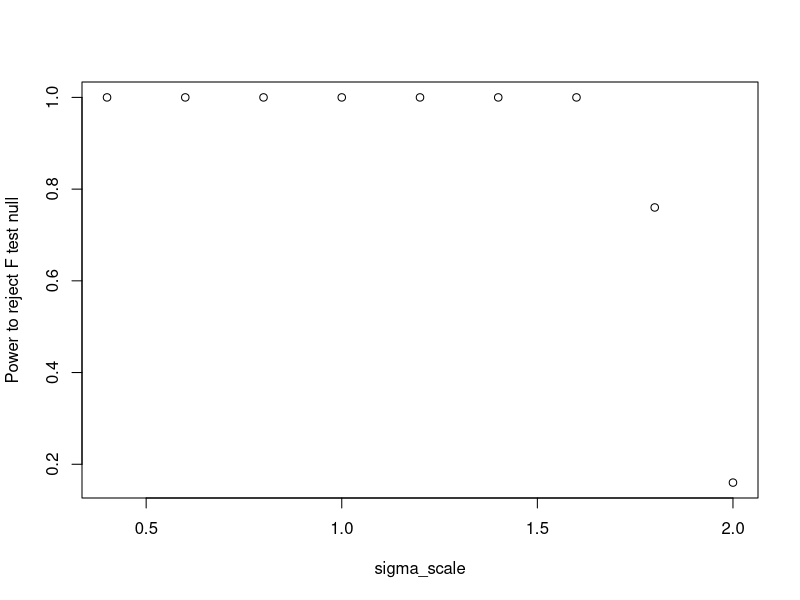
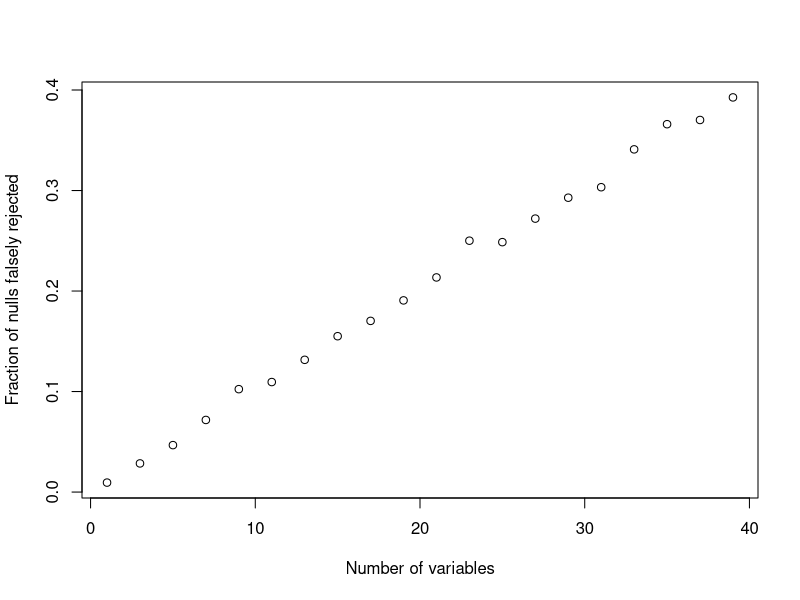
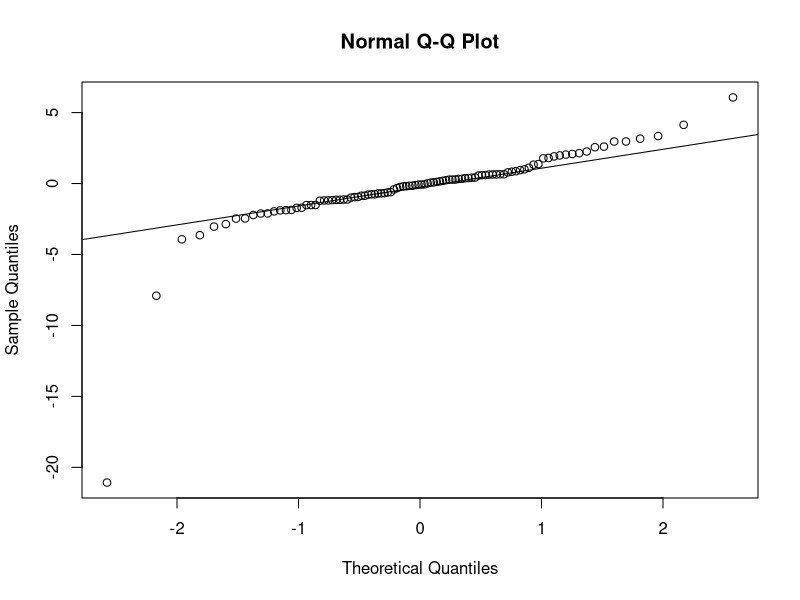

Reproduce these figures in R, in order. (Note: this script raises an error after producing the figures.)
## ---- chunk 1
knitr::opts_chunk$set(echo = TRUE)
## ---- chunk 2
# Generate random X with N rows and p columns.
generate_X <- function(N, p) {
  X <- matrix(runif(N * p), nrow=N)

  return(as.data.frame(X))
}
## ---- chunk 3
# Generate errors for all X. Takes X as an argument; in a correctly specified model,
# the error doesn't depend on X, but we might want to simulate situations where it does.
generate_error <- function(X, sigma) {
  return(sigma * rnorm(nrow(X)))
}

# Generate Y using X, beta, and the error.
generate_Y <- function(X, beta, sigma) {
  return(as.matrix(X) %*% beta + generate_error(X, sigma))
}
## ---- chunk 4
# Return the p value for the F test of a linear model.
f_p_value <- function(fit) {
  fstat <- summary(fit)$fstatistic
  
  pf(fstat["value"], fstat["numdf"], fstat["dendf"], lower.tail=FALSE)
}

# Return the R^2 for a linear model fit.
r_squared <- function(fit) {
  summary(fit)$r.squared
}
## ---- chunk 5
beta <- c(-0.2, 0, -0.8)
sigma <- 0.5 # scale teh normal distribution

# What sample sizes should we try?
#sample_sizes <- 10:100
beta_scale <- seq(0.4, 2, by=0.2)
sigma_scale <- seq(0.4, 2, by=0.2)

# For each sample size, what fraction of the tests were significant?
num_significant <- numeric(length(beta_scale))

# How many times should we try at each sample size?
num_trials <- 100
N <- 50

for (jj in seq_along(sigma_scale)) {
 # beta <- beta*beta_scale[jj]/1.0
  sigma <- sigma*sigma_scale[jj]
  
  for (ii in 1:num_trials) {
    X <- generate_X(N, length(beta))
    Y <- generate_Y(X, beta, sigma)
  
    fit <- lm(Y ~ ., data=X) # . means "all columns"
    
    if (f_p_value(fit) <= 0.05) {
      num_significant[jj] <- num_significant[jj] + 1
    }
  }
}

plot(sigma_scale, num_significant / num_trials,
     xlab="sigma_scale", ylab="Power to reject F test null")
## ---- chunk 6
sigma <- 0.5

# Sample size to try -- needs to be bigger than the number of variables
N <- 100

# How many variables to use in our model
num_variables <- seq(1, 40, by=2)

# For each number of variables, what fraction of the tests were significant?
num_significant <- numeric(length(num_variables))

# How many times should we try?
num_trials <- 50

# what is r squared?
rsq <- numeric(length(num_variables))

for (jj in seq_along(num_variables)) {
  p <- num_variables[jj]

  for (ii in 1:num_trials) {
    X <- generate_X(N, p)
    
    # Don't bother using generate_Y, because beta is 0. It would just do a matrix
    # multiplication with 0 for no purpose.
    Y <- generate_error(X, sigma)
    
    fit <- lm(Y ~ ., data=X)
    # stepwise regression 
    #step_fit <- step(fit, trace=0) # do stepwise regression
    
    # calculate r squared
    rsq[jj] <- rsq[jj]+ summary(fit)$r.squared
    
    #if (length(coef(step_fit)) > 1 && f_p_value(step_fit) <= 0.05) {
    # if (length(coef(fit)) > 1 && f_p_value(fit) <= 0.05) {
    #   num_significant[jj] <- num_significant[jj] + 1
    # }
  }
}

rsq <- rsq/num_trials # take the average of all the r squareds
plot(num_variables,rsq,  #num_significant / num_trials,
     xlab="Number of variables", ylab="Fraction of nulls falsely rejected")
## ---- chunk 7
# Generate errors for all X. The errors are t-distributed with 2 degrees of freedom.
generate_error <- function(X, sigma) {
  return(sigma * rt(nrow(X), df=2))
}
## ---- chunk 8
data <- rt(100, df=2)
qqnorm(data)
qqline(data)
## ---- chunk 9
sigma <- 0.5

# Sample size to try -- needs to be bigger than the number of variables
N <- seq(1, 40, by=2)

# How many variables to use in our model
num_variables <- seq(1, 40, by=2)

# For each number of variables, what fraction of the tests were significant?
num_significant <- numeric(length(num_variables))

# How many times should we try?
num_trials <- 50

# try to conform to hw standards?
p <- 3
N <- 

for (jj in seq_along(num_variables)) {
  #p <- num_variables[jj]

  for (ii in 1:num_trials) {
    X <- generate_X(N, p)
    
    # Don't bother using generate_Y, because beta is 0. It would just do a matrix
    # multiplication with 0 for no purpose.
    Y <- generate_error(X, sigma)
  
    fit <- lm(Y ~ ., data=X)

    if (length(coef(step_fit)) > 1 && f_p_value(step_fit) <= 0.05) {
      num_significant[jj] <- num_significant[jj] + 1
    }
  }
}

plot(num_variables, num_significant / num_trials,
     xlab="Number of variables", ylab="Fraction of nulls falsely rejected")
